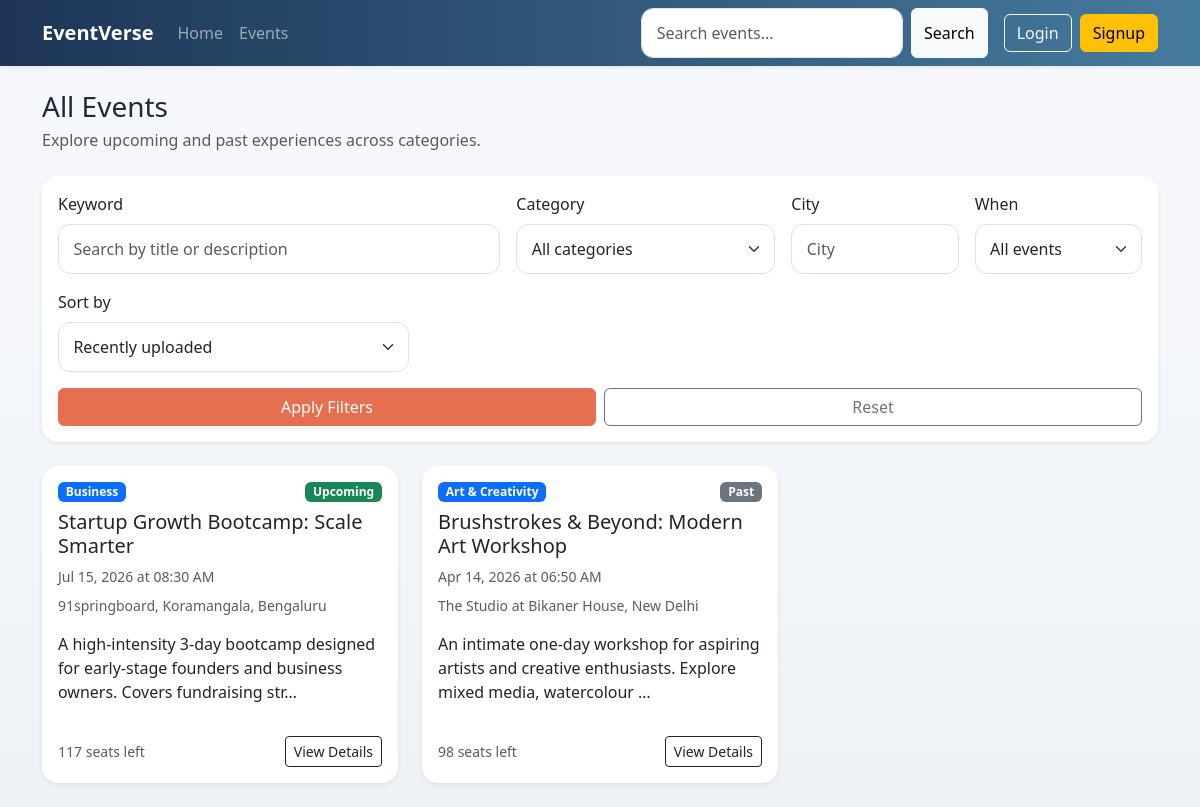
Screenshot of /events/ with the database file from the repository.
### events/models.py (models this page shows, shortened)
class Event(models.Model):
    class Status(models.TextChoices):
        DRAFT = 'draft', 'Draft'
        PUBLISHED = 'published', 'Published'
        CANCELLED = 'cancelled', 'Cancelled'
        COMPLETED = 'completed', 'Completed'
    title = models.CharField(max_length=200)
    slug = models.SlugField(max_length=220, unique=True, blank=True)
    description = models.TextField()
    category = models.ForeignKey(Category, on_delete=models.PROTECT, related_name='events')
    organizer = models.ForeignKey(
        settings.AUTH_USER_MODEL,
        on_delete=models.CASCADE,
        related_name='organized_events',
    )
    venue = models.CharField(max_length=255)
    city = models.CharField(max_length=120)
    start_date = models.DateField()
    end_date = models.DateField()
    start_time = models.TimeField()
    end_time = models.TimeField()
    capacity = models.PositiveIntegerField(default=1)
    price = models.DecimalField(max_digits=10, decimal_places=2, default=Decimal('0.00'))
    status = models.CharField(max_length=20, choices=Status.choices, default=Status.DRAFT)
    image = models.ImageField(upload_to='events/', blank=True, null=True)
    google_maps_url = models.URLField(blank=True)
    created_at = models.DateTimeField(auto_now_add=True)
    class Meta:
        ordering = ['start_date', 'start_time', '-created_at']
    @property
    def event_timing_status(self):
        return 'Upcoming' if self.start_datetime >= timezone.now() else 'Past'
    @property
    def start_datetime(self):
        return timezone.make_aware(datetime.combine(self.start_date, self.start_time))
    @property
    def confirmed_seats(self):
        return (
            self.registrations.filter(status=Registration.Status.CONFIRMED)
            .aggregate(total=models.Sum('seat_count'))
            .get('total')
            or 0
        )
    @property
    def available_seats(self):
        return max(self.capacity - self.confirmed_seats, 0)
    @property
    def primary_media(self):
        media_item = self.media_assets.first()
        if media_item:
            return media_item
        if self.image:
            return type('LegacyImage', (), {'media_type': EventMedia.MediaType.IMAGE, 'file': self.image})()
        return None

class Category(models.Model):
    name = models.CharField(max_length=100, unique=True)
    class Meta:
        ordering = ['name']

### events/views.py (the view)
# urls.py: path('', EventListView.as_view(), name='event-list'),
class EventListView(ListView):
    SORT_OPTIONS = (
        ('schedule', 'Event date'),
        ('recent', 'Recently uploaded'),
        ('popular', 'Highest bookings'),
        ('title_asc', 'Alphabetical (A-Z)'),
        ('title_desc', 'Alphabetical (Z-A)'),
        ('price_low', 'Price: Low to High'),
        ('price_high', 'Price: High to Low'),
    )
    model = Event
    template_name = 'events/event_list.html'
    context_object_name = 'events'
    paginate_by = 6
    def get_queryset(self):
        return get_event_list_queryset(self.request)
    def get_context_data(self, **kwargs):
        context = super().get_context_data(**kwargs)
        context['categories'] = Category.objects.all()
        context['selected_category'] = self.request.GET.get('category', '')
        context['search_query'] = self.request.GET.get('q', '')
        context['selected_city'] = self.request.GET.get('city', '')
        context['selected_timing'] = self.request.GET.get('timing', '')
        context['selected_sort'] = self.request.GET.get('sort', 'recent')
        context['sort_options'] = self.SORT_OPTIONS
        return context

### accounts/context_processors.py (called while the page is built)
def user_role(request):
    return {'user_role': get_user_role(request.user)}

### accounts/utils.py (called while the page is built)
def get_user_role(user):
    if not user.is_authenticated:
        return None
    if user.is_staff or user.is_superuser:
        return 'admin'
    return UserProfile.objects.filter(user=user).values_list('role', flat=True).first() or UserProfile.Role.ATTENDEE

def is_organizer_or_admin(user):
    role = get_user_role(user)
    return role in {'organizer', 'admin'}

### templates/events/event_list.html (shortened to what this page needs)
{% extends 'base.html' %}
{% block content %}
<div class="d-flex flex-column flex-lg-row justify-content-between align-items-lg-center gap-3 mb-4">
    <div>
        <h1 class="h3 mb-1">All Events</h1>
        <p class="text-muted mb-0">Explore upcoming and past experiences across categories.</p>
    </div>
</div>
<div class="card border-0 shadow-sm mb-4">
    <div class="card-body">
        <form method="get" class="row g-3">
            <div class="col-md-5">
                <label class="form-label" for="q">Keyword</label>
                <input type="text" class="form-control" id="q" name="q" value="{{ search_query }}" placeholder="Search by title or description">
            </div>
            <div class="col-md-3">
                <label class="form-label" for="category">Category</label>
                <select class="form-select" id="category" name="category">
                    <option value="">All categories</option>
                </select>
            </div>
            <div class="col-md-2">
                <label class="form-label" for="city">City</label>
                <input type="text" class="form-control" id="city" name="city" value="{{ selected_city }}" placeholder="City">
            </div>
            <div class="col-md-2">
                <label class="form-label" for="timing">When</label>
                <select class="form-select" id="timing" name="timing">
                    <option value="">All events</option>
                </select>
            </div>
            <div class="col-md-4">
                <label class="form-label" for="sort">Sort by</label>
                <select class="form-select" id="sort" name="sort">
                    {% for value, label in sort_options %}
                        <option value="{{ value }}" {% if selected_sort == value %}selected{% endif %}>{{ label }}</option>
                    {% endfor %}
                </select>
            </div>
            <div class="col-md-12 d-flex align-items-end gap-2">
                <button type="submit" class="btn btn-brand w-100">Apply Filters</button>
                <a href="{% url 'events:event-list' %}" class="btn btn-outline-secondary w-100">Reset</a>
            </div>
        </form>
    </div>
</div>
<div class="row g-4">
    {% for event in events %}
        <div class="col-md-6 col-lg-4">
            {% include 'events/partials/event_card.html' %}
        </div>
    {% endfor %}
</div>
{% endblock %}

### templates/events/partials/event_card.html (shortened to what this page needs)
<div class="card h-100 border-0 shadow-sm event-card">
    <div class="card-body d-flex flex-column">
        <div class="d-flex justify-content-between align-items-start mb-2">
            <span class="badge text-bg-primary">{{ event.category.name }}</span>
            <span class="badge {% if event.event_timing_status == 'Upcoming' %}text-bg-success{% else %}text-bg-secondary{% endif %}">{{ event.event_timing_status }}</span>
        </div>
        <h3 class="h5">{{ event.title }}</h3>
        <p class="text-muted small mb-2">{{ event.start_date|date:"M d, Y" }} at {{ event.start_time|time:"h:i A" }}</p>
        <p class="text-muted small mb-3">{{ event.venue }}, {{ event.city }}</p>
        <p class="card-text flex-grow-1">{{ event.description|truncatechars:110 }}</p>
        <div class="d-flex justify-content-between align-items-center mt-3">
            <small class="text-muted">{{ event.available_seats }} seat{{ event.available_seats|pluralize }} left</small>
            <a href="{% url 'events:event-detail' event.pk %}{% if request.GET.urlencode %}?{{ request.GET.urlencode }}{% endif %}" class="btn btn-sm btn-outline-dark">View Details</a>
        </div>
    </div>
</div>

### static/css/style.css (style rules this page uses)
body { background: linear-gradient(180deg, #f7f9fc 0%, #eef2f7 100%); color: #1f2937; }
.btn-brand { background-color: #e76f51; border-color: #e76f51; color: #fff; }
.hero-card, .card { border-radius: 1rem; }
.event-card { transition: transform 0.2s ease, box-shadow 0.2s ease; }
.form-control, .form-select { border-radius: 0.75rem; padding: 0.75rem 0.9rem; }

### rows the page displays
Event: category.name "Business", event_timing_status "Upcoming", title "Startup Growth Bootcamp: Scale Smarter", start_date "Jul 15, 2026", start_time "08:30 AM", venue "91springboard, Koramangala", city "Bengaluru", description "A high-intensity 3-day bootcamp designed for early-stage founders and business owners. Covers fundraising str…", available_seats "117"
Event: category.name "Art & Creativity", event_timing_status "Past", title "Brushstrokes & Beyond: Modern Art Workshop", start_date "Apr 14, 2026", start_time "06:50 AM", venue "The Studio at Bikaner House", city "New Delhi", description "An intimate one-day workshop for aspiring artists and creative enthusiasts. Explore mixed media, watercolour …", available_seats "98"

### other values shown
form field sort "Recently uploaded"
